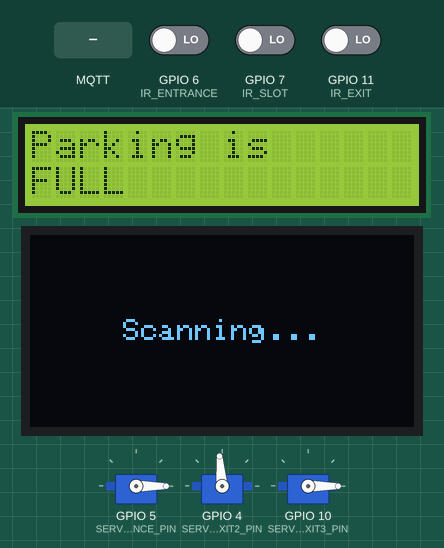
This sketch was run on a simulated ESP32-S3. Shown: 16×2 character LCD, 128×64 one-colour display, 3 × servo. The test bench sets the inputs (shaded band); at power-on: GPIO 7 (IR_SLOT) LOW, GPIO 6 (IR_ENTRANCE) LOW, GPIO 11 (IR_EXIT) LOW. WiFi joins after 1.5 s; servers stay silent unless stated; no MQTT or app messages arrive unless stated; what the sketch prints to the serial monitor is not drawn.

Above: at 2.8 s.
2.9 s: MQTT message "PAID" arrives on the first subscribed topic
At 5.7 s:
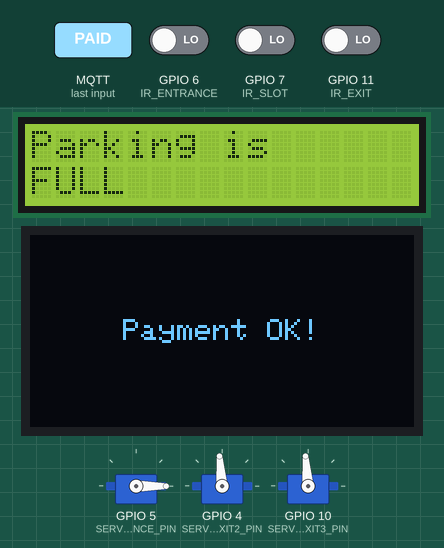
5.9 s: GPIO 7 (IR_SLOT) driven HIGH
At 8.0 s:
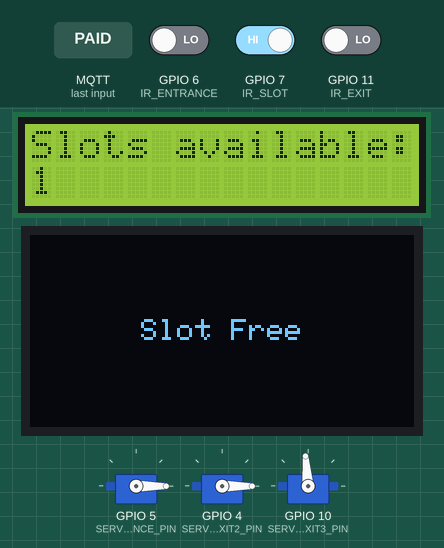
8.3 s: MQTT message "UNPAID" arrives on the first subscribed topic
At 9.7 s:
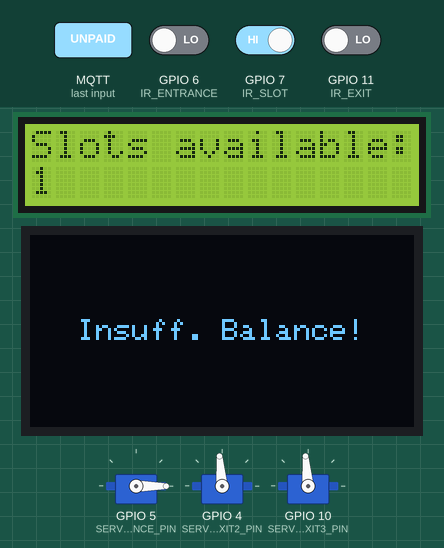
11.3 s: GPIO 7 (IR_SLOT) driven LOW
At 12.1 s:
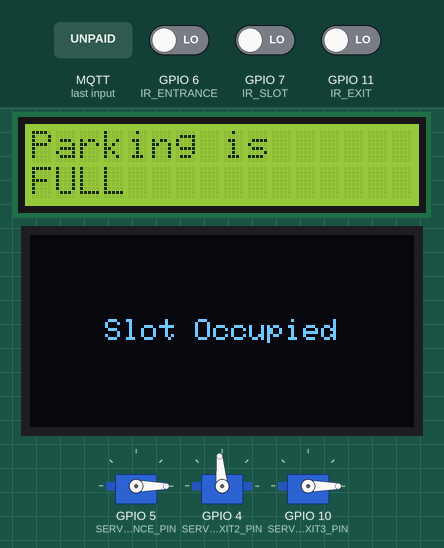
14.3 s: GPIO 7 (IR_SLOT) driven HIGH
At 15.9 s:
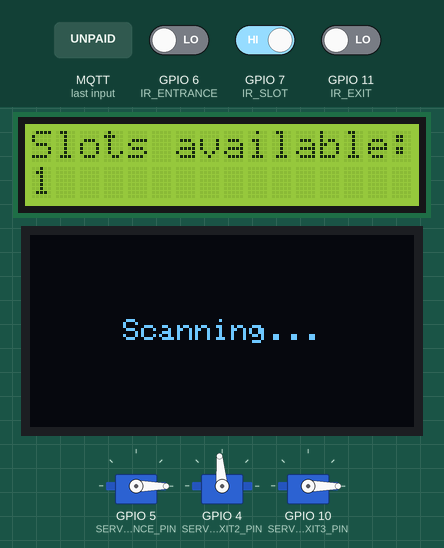
16.5 s: MQTT message "PAID" arrives on the first subscribed topic
At 17.1 s:
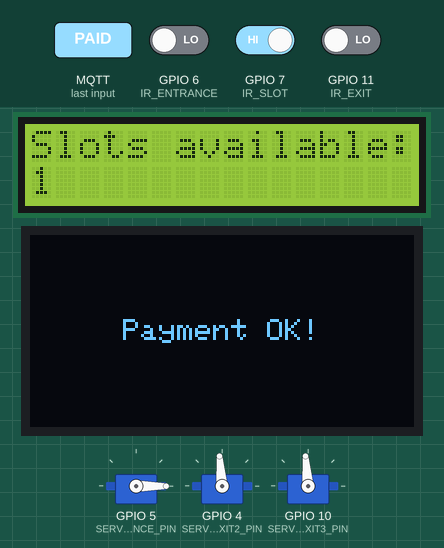
Timing chart, 0 to 19.0 s (numbered marks = the images above; inputs shaded):
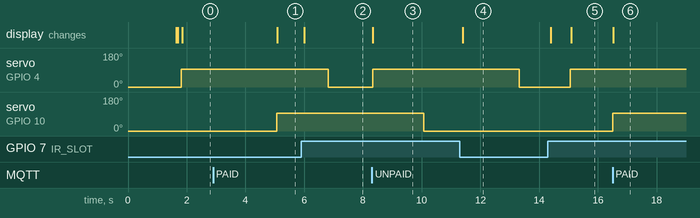

Measured:
- after the input at 2.9 s, servo on GPIO 10 (SERVO_EXIT3_PIN): 0° → 95° after 2.2 s; the display: changes after 2.2 s (image 1)
- after the input at 5.9 s, the display: changes after 0.10 s (image 2)
- after the input at 8.3 s, servo on GPIO 4 (SERVO_EXIT2_PIN): 0° → 95° at once; the display: changes at once (image 3)
- after the input at 11.3 s, the display: changes after 0.10 s (image 4)
- after the input at 14.3 s, the display: first changes after 0.10 s (image 5 shows a later state)
- after the input at 16.5 s, servo on GPIO 10 (SERVO_EXIT3_PIN): 0° → 95° at once; the display: changes at once (image 6)

The sketch:

SmartParking.ino
```cpp
#include <Wire.h>
#include <LiquidCrystal_I2C.h>
#include <ESP32Servo.h>
#include <Adafruit_GFX.h>
#include <Adafruit_SSD1306.h>
#include <WiFi.h>
#include <WiFiClientSecure.h>
#include <PubSubClient.h>

/* ===== PINS ===== */
#define IR_ENTRANCE        6
#define IR_SLOT            7
#define IR_EXIT            11
#define SERVO_ENTRANCE_PIN 5
#define SERVO_EXIT2_PIN    4
#define SERVO_EXIT3_PIN    10
#define SDA_PIN            8
#define SCL_PIN            9

/* ===== SYSTEM CONFIG ===== */
#define TOTAL_SLOTS            1
#define GATE_OPEN_ANGLE        95
#define GATE_CLOSE_ANGLE       0
#define ENTRANCE_OPEN_TIME     5000   // ms — Servo 1 auto close
#define EXIT2_OPEN_TIME        5000   // ms — Servo 2 auto close
#define EXIT3_OPEN_TIME        5000   // ms — Servo 3 auto close
#define EXIT_COOLDOWN_TIME     5000   // ms — cooldown after Servo 3 closes
#define OLED_MSG_TIME          2000   // ms — OLED message duration
#define DEBOUNCE_MS            50     // ms — IR debounce window
#define MQTT_RETRY_INTERVAL    5000   // ms — MQTT retry interval
#define WIFI_CHECK_INTERVAL    10000  // ms — WiFi health check
#define WAITING_PRINT_INTERVAL 5000   // ms — throttle "car waiting" print

/* ===== SLOT ID ===== */
#define SLOT_ID "A1"

/* ===== DISPLAYS ===== */
LiquidCrystal_I2C lcd(0x27, 16, 2);

#define SCREEN_WIDTH  128
#define SCREEN_HEIGHT 64
Adafruit_SSD1306 oled(SCREEN_WIDTH, SCREEN_HEIGHT, &Wire, -1);

/* ===== SERVOS ===== */
Servo entranceServo;   // Servo 1 — entrance gate
Servo exit2Servo;      // Servo 2 — inner exit gate
Servo exit3Servo;      // Servo 3 — outer exit gate

/* ===== WIFI CONFIG ===== */
const char* ssid     = "Ve Que Ngoai";
const char* password = "nth1978@@";

/* ===== MQTT CONFIG ===== */
#define USE_SSL true

const char* mqtt_server = "g1cf0fc0.ala.asia-southeast1.emqxsl.com";
const int   mqtt_port   = 8883;
const char* mqtt_user   = "test";
const char* mqtt_pass   = "1";
const char* mqtt_client = "ParkingSlot";

#if USE_SSL
  WiFiClientSecure espClient;
#else
  WiFiClient espClient;
#endif

PubSubClient client(espClient);

/* ===== STATE ===== */
// Slot availability — controlled by IR_SLOT ONLY
int availableSlots = TOTAL_SLOTS;

// Entrance gate — Servo 1
bool entranceGateOpen            = false;
unsigned long entranceGateMillis = 0;

// Exit inner gate — Servo 2
bool exit2GateOpen            = false;
unsigned long exit2GateMillis = 0;

// Exit outer gate — Servo 3
bool exit3GateOpen            = false;
unsigned long exit3GateMillis = 0;

// Exit zone state
bool zoneBusy                    = false;
bool exitCooldownActive          = false;
unsigned long exitCooldownMillis = 0;

// Slot IR — debounced
bool lastSlotOccupied            = false;
bool rawSlotState                = false;
unsigned long slotDebounceMillis = 0;

// Entrance IR — debounced
bool lastEntranceState               = false;
bool rawEntranceState                = false;
unsigned long entranceDebounceMillis = 0;

// Exit IR — debounced (level-triggered, not edge)
bool exitIRActive                = false;
bool rawExitState                = false;
unsigned long exitDebounceMillis = 0;

// OLED
bool oledBusy           = false;
unsigned long oledMillis = 0;

// Timers
unsigned long lastMQTTAttempt  = 0;
unsigned long lastWiFiCheck    = 0;
unsigned long lastWaitingPrint = 0;

/* ============================================================
 *  FORWARD DECLARATIONS
 * ============================================================ */
void onMQTTMessage(char* topic, byte* payload, unsigned int length);

/* ============================================================
 *  SETUP
 * ============================================================ */
void setup() {
  Serial.begin(115200);
  Serial.println("\n=== Smart Parking System Boot ===");

  pinMode(IR_ENTRANCE, INPUT);
  pinMode(IR_SLOT,     INPUT);
  pinMode(IR_EXIT,     INPUT);

  /* WiFi FIRST */
  setupWiFi();

  /* MQTT */
  #if USE_SSL
    espClient.setInsecure();
  #endif
  client.setServer(mqtt_server, mqtt_port);
  client.setBufferSize(512);
  client.setCallback(onMQTTMessage);

  /* Hardware */
  Wire.begin(SDA_PIN, SCL_PIN);

  lcd.init();
  lcd.backlight();
  lcdMessage("Initialising...", "");

  if (!oled.begin(SSD1306_SWITCHCAPVCC, 0x3C)) {
    Serial.println("[ERROR] OLED not found");
    while (1) delay(100);
  }
  oledMessage("Booting...");

  /* All servos start closed */
  entranceServo.attach(SERVO_ENTRANCE_PIN);
  entranceServo.write(GATE_CLOSE_ANGLE);
  Serial.println("[SERVO 1] Entrance — closed");

  exit2Servo.attach(SERVO_EXIT2_PIN);
  exit2Servo.write(GATE_CLOSE_ANGLE);
  Serial.println("[SERVO 2] Exit inner — closed");

  exit3Servo.attach(SERVO_EXIT3_PIN);
  exit3Servo.write(GATE_CLOSE_ANGLE);
  Serial.println("[SERVO 3] Exit outer — closed");

  updateSlotLCD();
  oledMessage("System Ready");
  Serial.println("[BOOT] Complete");
}

/* ============================================================
 *  LOOP
 * ============================================================ */
void loop() {
  maintainWiFi();
  maintainMQTT();

  handleSlot();
  handleEntrance();
  handleEntranceAutoClose();
  handleExit();
  handleExit2AutoClose();
  handleExit3AutoClose();
  handleExitCooldown();
  handleOLEDTimeout();
}

/* ============================================================
 *  WIFI
 * ============================================================ */
void setupWiFi() {
  Serial.printf("[WiFi] Connecting to \"%s\" ", ssid);
  WiFi.mode(WIFI_STA);
  WiFi.begin(ssid, password);

  unsigned long start = millis();
  while (WiFi.status() != WL_CONNECTED) {
    if (millis() - start > 30000) {
      Serial.println("\n[WiFi] Timeout — continuing offline");
      return;
    }
    delay(500);
    Serial.print(".");
  }

  Serial.println();
  Serial.printf("[WiFi] Connected — IP: %s\n", WiFi.localIP().toString().c_str());
}

void maintainWiFi() {
  if (millis() - lastWiFiCheck < WIFI_CHECK_INTERVAL) return;
  lastWiFiCheck = millis();

  if (WiFi.status() != WL_CONNECTED) {
    Serial.println("[WiFi] Lost — reconnecting...");
    WiFi.reconnect();
  }
}

/* ============================================================
 *  MQTT
 * ============================================================ */
void maintainMQTT() {
  if (WiFi.status() != WL_CONNECTED) return;

  if (client.connected()) {
    client.loop();
    return;
  }

  if (millis() - lastMQTTAttempt < MQTT_RETRY_INTERVAL) return;
  lastMQTTAttempt = millis();

  Serial.println("[MQTT] Attempting connection...");

  bool connected = (strlen(mqtt_user) > 0)
    ? client.connect(mqtt_client, mqtt_user, mqtt_pass)
    : client.connect(mqtt_client);

  if (connected) {
    Serial.println("[MQTT] Connected");
    bool ok = client.subscribe("parking/gate/exit");
    Serial.printf("[MQTT] Subscribed parking/gate/exit: %s\n", ok ? "OK" : "FAILED");
  } else {
    Serial.printf("[MQTT] Failed — rc=%d — retry in %d s\n",
                  client.state(), MQTT_RETRY_INTERVAL / 1000);
  }
}

void mqttPublish(const char* topic, const char* payload) {
  if (client.connected()) {
    client.publish(topic, payload);
    Serial.printf("[MQTT] Published  %s → %s\n", topic, payload);
  } else {
    Serial.printf("[MQTT] Offline — skipped  %s → %s\n", topic, payload);
  }
}

/* ============================================================
 *  MQTT INCOMING — payment result from Friend B
 *
 *  Topic:   parking/gate/exit
 *  Payload: "PAID"   → open Servo 3, car exits
 *           "UNPAID" → re-open Servo 2, car returns to slot
 * ============================================================ */
void onMQTTMessage(char* topic, byte* payload, unsigned int length) {
  String msg = "";
  for (int i = 0; i < length; i++) msg += (char)payload[i];
  msg.trim();
  msg.toUpperCase();

  Serial.printf("[MQTT] Received  %s → %s\n", topic, msg.c_str());

  if (String(topic) != "parking/gate/exit") return;

  if (msg == "PAID") {
    Serial.println("[EXIT] Payment confirmed — opening Servo 3");
    exit3Servo.write(GATE_OPEN_ANGLE);
    exit3GateOpen   = true;
    exit3GateMillis = millis();
    oledMessage("Payment OK!");
  }
  else if (msg == "UNPAID") {
    Serial.println("[EXIT] UNPAID — Servo 2 re-opening, car returns to slot");
    oledMessage("Insuff. Balance!");

    exit2Servo.write(GATE_OPEN_ANGLE);
    exit2GateOpen   = true;
    exit2GateMillis = millis();
    zoneBusy        = false;
  }
  else {
    Serial.printf("[MQTT] Unknown payload: %s\n", msg.c_str());
  }
}

/* ============================================================
 *  SLOT LOGIC  (IR_SLOT — debounced)
 *  SOLE controller of availableSlots and slot MQTT topic
 *
 *  Topic:   parking/sensor/sonar
 *  Payload: {"slotId": "A1", "isOccupied": true/false}
 * ============================================================ */
void handleSlot() {
  bool reading = (digitalRead(IR_SLOT) == LOW);

  if (reading != rawSlotState) {
    rawSlotState = reading;
    slotDebounceMillis = millis();
  }

  if (millis() - slotDebounceMillis < DEBOUNCE_MS) return;

  bool slotOccupied = rawSlotState;

  if (slotOccupied == lastSlotOccupied) return;
  lastSlotOccupied = slotOccupied;

  availableSlots = slotOccupied ? 0 : TOTAL_SLOTS;

  Serial.printf("[SLOT] %s — available: %d\n",
                slotOccupied ? "Occupied" : "Free", availableSlots);

  String payload = "{\"slotId\": \"" SLOT_ID "\", \"isOccupied\": ";
  payload += slotOccupied ? "true" : "false";
  payload += "}";

  mqttPublish("parking/sensor/sonar", payload.c_str());
  updateSlotLCD();
  oledMessage(slotOccupied ? "Slot Occupied" : "Slot Free");
}

void updateSlotLCD() {
  if (availableSlots > 0) {
    lcdMessage("Slots available:", String(availableSlots).c_str());
  } else {
    lcdMessage("Parking is", "FULL");
  }
}

/* ============================================================
 *  ENTRANCE LOGIC  (IR_ENTRANCE — debounced, edge-triggered)
 *  Servo 1 only — no MQTT control
 *  Does NOT touch availableSlots — IR_SLOT handles that
 *
 *  Publishes: parking/camera/entrance → {"status": "detected"}
 * ============================================================ */
void handleEntrance() {
  bool reading = (digitalRead(IR_ENTRANCE) == LOW);

  if (reading != rawEntranceState) {
    rawEntranceState = reading;
    entranceDebounceMillis = millis();
  }

  if (millis() - entranceDebounceMillis < DEBOUNCE_MS) return;

  bool entranceDetected = rawEntranceState;

  /* Rising edge only — car just arrived */
  if (!entranceDetected || lastEntranceState) {
    lastEntranceState = entranceDetected;
    return;
  }
  lastEntranceState = true;

  Serial.println("[ENTRANCE] Car detected");

  if (availableSlots == 0) {
    Serial.println("[SERVO 1] Lot full — staying closed");
    oledMessage("Parking FULL!");
    return;
  }

  if (entranceGateOpen) {
    Serial.println("[SERVO 1] Already open — ignoring");
    return;
  }

  /* Open Servo 1 */
  Serial.println("[SERVO 1] Opening");
  entranceServo.write(GATE_OPEN_ANGLE);
  entranceGateOpen   = true;
  entranceGateMillis = millis();
  oledMessage("Welcome!");

  /* Trigger Friend A entrance scan */
  mqttPublish("parking/camera/entrance", "{\"status\": \"detected\"}");
}

void handleEntranceAutoClose() {
  if (!entranceGateOpen) return;
  if (millis() - entranceGateMillis < ENTRANCE_OPEN_TIME) return;

  entranceServo.write(GATE_CLOSE_ANGLE);
  entranceGateOpen = false;
  Serial.println("[SERVO 1] Auto-closed");
}

/* ============================================================
 *  EXIT LOGIC  (IR_EXIT — level-triggered, stays on while car waits)
 *  Servo 2 — inner exit gate
 *
 *  Publishes: parking/camera/exit → {"status": "detected"}
 * ============================================================ */
void handleExit() {
  bool reading = (digitalRead(IR_EXIT) == LOW);

  if (reading != rawExitState) {
    rawExitState = reading;
    exitDebounceMillis = millis();
  }

  if (millis() - exitDebounceMillis < DEBOUNCE_MS) return;

  exitIRActive = rawExitState;

  // No car at exit IR — nothing to do
  if (!exitIRActive) return;

  // Car waiting but zone busy or cooldown active — hold
  if (zoneBusy || exitCooldownActive) {
    if (millis() - lastWaitingPrint >= WAITING_PRINT_INTERVAL) {
      lastWaitingPrint = millis();
      Serial.println("[EXIT] Car waiting in queue...");
    }
    return;
  }

  // Servo 2 already open — ignore
  if (exit2GateOpen) return;

  /* Zone FREE + car detected — open Servo 2 */
  Serial.println("[SERVO 2] Opening — car entering camera zone");
  exit2Servo.write(GATE_OPEN_ANGLE);
  exit2GateOpen   = true;
  exit2GateMillis = millis();
  zoneBusy        = true;
  oledMessage("Scanning...");

  /* Trigger Friend A exit scan */
  mqttPublish("parking/camera/exit", "{\"status\": \"detected\"}");
}

void handleExit2AutoClose() {
  if (!exit2GateOpen) return;
  if (millis() - exit2GateMillis < EXIT2_OPEN_TIME) return;

  exit2Servo.write(GATE_CLOSE_ANGLE);
  exit2GateOpen = false;
  Serial.println("[SERVO 2] Auto-closed — car in camera zone");
}

/* ============================================================
 *  EXIT OUTER GATE AUTO-CLOSE  (Servo 3)
 *  After Servo 3 opens (PAID), auto-close then start cooldown
 * ============================================================ */
void handleExit3AutoClose() {
  if (!exit3GateOpen) return;
  if (millis() - exit3GateMillis < EXIT3_OPEN_TIME) return;

  exit3Servo.write(GATE_CLOSE_ANGLE);
  exit3GateOpen = false;
  Serial.println("[SERVO 3] Auto-closed — starting 5s cooldown");

  exitCooldownActive = true;
  exitCooldownMillis = millis();
}

/* ============================================================
 *  EXIT COOLDOWN — 5s after Servo 3 closes
 *  Prevents next car entering zone before previous car clears
 * ============================================================ */
void handleExitCooldown() {
  if (!exitCooldownActive) return;
  if (millis() - exitCooldownMillis < EXIT_COOLDOWN_TIME) return;

  exitCooldownActive = false;
  zoneBusy           = false;
  Serial.println("[ZONE] FREE — cooldown complete");

  // If car still waiting at IR, open Servo 2 immediately
  if (exitIRActive) {
    Serial.println("[SERVO 2] Next car waiting — opening immediately");
    exit2Servo.write(GATE_OPEN_ANGLE);
    exit2GateOpen   = true;
    exit2GateMillis = millis();
    zoneBusy        = true;
    oledMessage("Scanning...");
    mqttPublish("parking/camera/exit", "{\"status\": \"detected\"}");
  }
}

/* ============================================================
 *  OLED HELPERS
 * ============================================================ */
void oledMessage(const char* msg) {
  oled.clearDisplay();
  oled.setTextSize(1);
  oled.setTextColor(SSD1306_WHITE);

  int16_t  x1, y1;
  uint16_t w, h;
  oled.getTextBounds(msg, 0, 0, &x1, &y1, &w, &h);
  oled.setCursor((SCREEN_WIDTH - w) / 2, (SCREEN_HEIGHT - h) / 2);
  oled.println(msg);
  oled.display();

  oledBusy   = true;
  oledMillis = millis();
}

void handleOLEDTimeout() {
  if (oledBusy && millis() - oledMillis >= OLED_MSG_TIME) {
    oledBusy = false;
  }
}

/* ============================================================
 *  LCD HELPERS
 * ============================================================ */
void lcdMessage(const char* line1, const char* line2) {
  lcd.clear();
  lcd.setCursor(0, 0);
  lcd.print(line1);
  lcd.setCursor(0, 1);
  lcd.print(line2);
}
```
